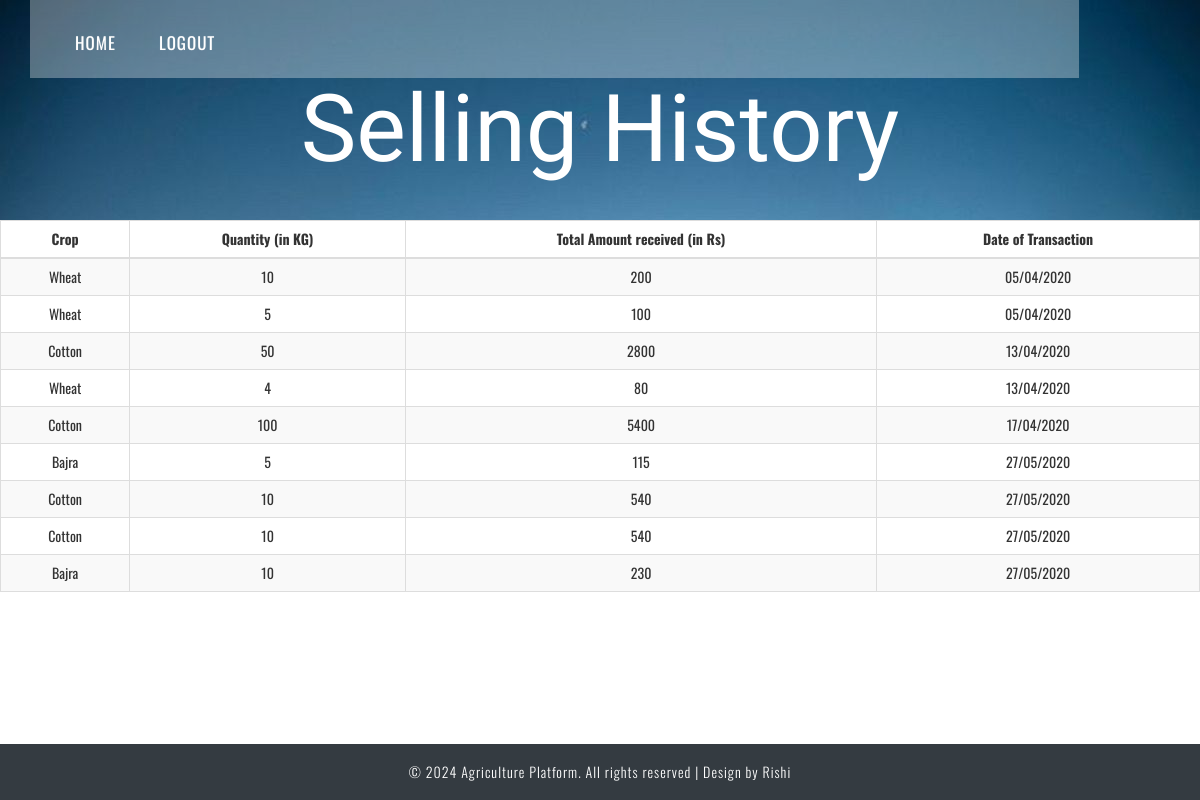
The app's page /farmer_history.php (signed in) with its own data.
### tables this page shows
CREATE TABLE `farmer_history` (
  `History_id` int(11) NOT NULL,
  `farmer_id` int(50) NOT NULL,
  `farmer_crop` varchar(255) NOT NULL,
  `farmer_quantity` int(50) NOT NULL,
  `farmer_price` int(50) NOT NULL,
  `date` varchar(100) NOT NULL
);

### farmer_history.php (the view, shortened to what this page needs)
<?php
$userlogin=$_SESSION['farmer_login_user'];
$servername="localhost";
$username="root";
$password="";
$dbname="agriculture_portal";
$conn =mysqli_connect($servername, $username, $password, $dbname);
$query1="SELECT * FROM farmerlogin WHERE email='".$userlogin."' ";
$result1=mysqli_query($conn,$query1);
$row=mysqli_fetch_array($result1);
$farmer_id=$row['farmer_id'];
$sql = "SELECT farmer_crop, farmer_quantity, farmer_price, `date` FROM farmer_history WHERE farmer_id='".$farmer_id."' ";
$result = mysqli_query($conn, $sql);
?>
<!DOCTYPE html>
<html>
<head>
<link rel="stylesheet" href="css/myprofilecss.css">
<link rel="stylesheet" href="//netdna.bootstrapcdn.com/font-awesome/4.5.0/css/font-awesome.min.css">
<link rel="stylesheet" href="css/build.css">
<link rel="stylesheet" href="css/myprofileupload.css">
<link href="css/bootstrap.css" rel='stylesheet' type='text/css' />
<link rel="stylesheet" href="https://use.fontawesome.com/releases/v5.8.2/css/all.css">
<link href="misc/pnotify.css" rel="stylesheet">
<link href="misc/pnotify.brighttheme.css" rel="stylesheet">
<link href="css/style.css" rel="stylesheet" type="text/css" media="all" />
<link href="css/pnotify.css" rel="stylesheet">
<link href="css/pnotify.brighttheme.css" rel="stylesheet">
</head>
<body>
	<div class="header-banner" style="min-height:220px">
		<div class="container">
			<div class="header-top">
				<div class="top-menu">
					<ul>
					<nav class="cl-effect-13">
						<li><a href="farmer_index.php">Home</a></li>
						<li><a href="php/logout.php">Logout</a></li>
					</nav>
					</ul>
				</div>
				<div class="clearfix"></div>
			</div>
			<div class="banner-info text-center">
				<h1><a href="farmer_history.php">Selling History</a></h1>
			</div>
		</div>
	</div>
<table class="table table-striped table-bordered table-responsive-md btn-table">
<thead>
<tr>
    <th><center>Crop</center></th>
    <th><center>Quantity (in KG)</center></th>
    <th><center>Total Amount received (in Rs)</center></th>
    <th><center>Date of Transaction</center></th>
</tr>
</thead>
<tbody>
<?php
while($row = $result->fetch_assoc()) {
    $cropname=ucfirst($row["farmer_crop"]);
    $cropquantity=$row["farmer_quantity"];
    $cropprice=$row["farmer_price"];
    $currentdate=$row['date'];
echo "<tr>";
    echo "<td><center>$cropname</center></td>";
    echo "<td><center>$cropquantity</center></td>";
    echo "<td><center>$cropprice</center></td>";
    echo "<td><center>$currentdate</center></td>";
echo "</tr>";
}
?>
</tbody>
</table>
	<div class="footer" style="position:absolute;width:100%; bottom:0;">
		<div class="container">
			<div class="copyright text-center">
				<p>&copy; 2024 Agriculture Platform. All rights reserved | Design by Rishi </a></p>
			</div>
		</div>
	</div>
</body>
</html>

### css/style.css (style rules this page uses)
body { padding:0; margin:0; font-family: 'Oswald', sans-serif; background:#FFF; }
body a { transition:0.5s all; -webkit-transition:0.5s all; -moz-transition:0.5s all; -o-transition:0.5s all; -ms-transition:0.5s all; }
h1,h2,h3,h4,h5,h6 { margin:0; }
p { margin:0; }
ul { margin:0; padding:0; }
.header-banner { background:url('../images/banner3.jpg') no-repeat center center fixed; background-size:cover; -webkit-background-size:cover; -o-background-size:cover; -ms-background-size:cover; -moz-background-size:cover; min-height:900px; }
.top-menu { float:left; margin-top:9px; }
nav a { position: relative; display: inline-block; outline: none; color: #fff; text-decoration: none; text-transform: uppercase; letter-spacing: 1px; font-weight: 400; text-shadow: 0 0 1px rgba(255,255,255,0.3); font-size: 1.35em; }
.cl-effect-13 a { -webkit-transition: color 0.3s; -moz-transition: color 0.3s; transition: color 0.3s; }
.cl-effect-13 a::before { position: absolute; top: 50%; left: 50%; color: transparent; content: '.'; text-shadow: 0 0 transparent; font-size: 1.2em; -webkit-transition: text-shadow 0.3s, color 0.3s; -moz-transition: text-shadow 0.3s, color 0.3s; transition: text-shadow 0.3s, color 0.3s; -webkit-transform: translateX(-50%); -moz-transform: translateX(-50%); transform: translateX(-50%); pointer-events: none; }
.top-menu ul li { display:inline-block; }
.top-menu ul li a { color:#fff; text-transform:uppercase; font-weight:400; font-size:17px; text-decoration:none; margin:0 20px; font-family: 'Oswald', sans-serif; }
.header-top { background: rgba(255, 255, 255, 0.32); padding: 2em 30px; float: left; width: 92%; }
.banner-info h1 a { color:#fff; font-family: 'Niconne', cursive; font-size:2.8em; text-decoration:none; }
.banner-info { width:93%; margin:6em auto 0; }
.footer { padding: 3em 0; }
.footer { background: #343b41; padding: 20px 0; }
.copyright p { color: #fff; font-size: 1em; font-weight: 300; letter-spacing: 1px; }
@media screen and (max-width: 1440px) { .header-banner { min-height: 834px; } }
@media screen and (max-width: 1366px) { .banner-info { width: 93%; margin: 5em auto 0; } }
@media screen and (max-width: 1366px) { .header-banner { min-height: 790px; } }
@media screen and (max-width: 1280px) { .banner-info { margin: 4em auto 0; } }
@media screen and (max-width: 1280px) { .header-top { padding: 1.6em 25px; } }
@media screen and (max-width: 1280px) { .banner-info h1 a { font-size: 2.6em; } }
@media screen and (max-width: 1280px) { .header-banner { min-height: 730px; } }
@media screen and (max-width: 1280px) { .footer { padding: 1.3em 0; } }

### records on screen
farmer_history: farmer_crop "Wheat", farmer_quantity "10", farmer_price "200", date "05/04/2020"
farmer_history: farmer_crop "Wheat", farmer_quantity "5", farmer_price "100", date "05/04/2020"
farmer_history: farmer_crop "Cotton", farmer_quantity "50", farmer_price "2800", date "13/04/2020"
farmer_history: farmer_crop "Wheat", farmer_quantity "4", farmer_price "80", date "13/04/2020"
farmer_history: farmer_crop "Cotton", farmer_quantity "100", farmer_price "5400", date "17/04/2020"
farmer_history: farmer_crop "Bajra", farmer_quantity "5", farmer_price "115", date "27/05/2020"
farmer_history: farmer_crop "Cotton", farmer_quantity "10", farmer_price "540", date "27/05/2020"
farmer_history: farmer_crop "Cotton", farmer_quantity "10", farmer_price "540", date "27/05/2020"
farmer_history: farmer_crop "Bajra", farmer_quantity "10", farmer_price "230", date "27/05/2020"
